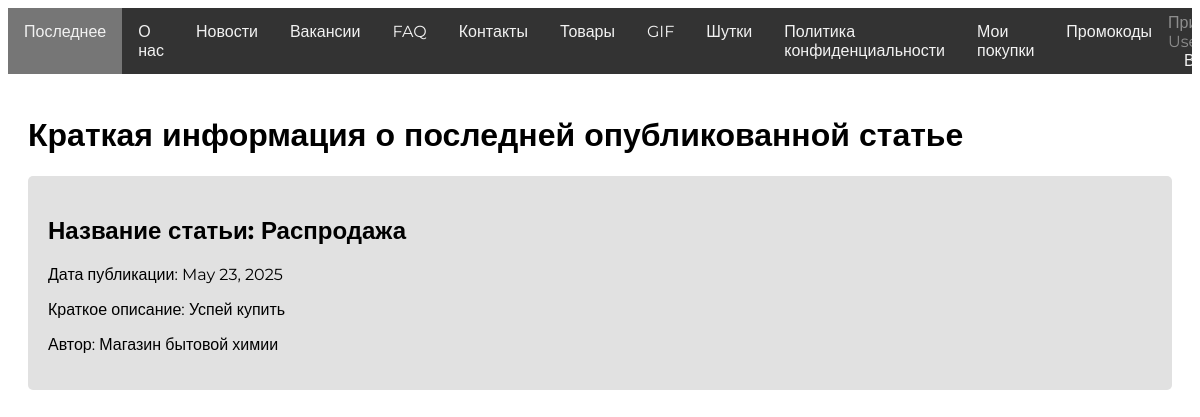
Screenshot of / (signed in) with the database file from the repository.
### OnlineShop/models.py (models this page shows, shortened)
class Article(models.Model):
    objects = models.Manager()
    title = models.CharField(max_length=200)
    publication_date = models.DateField()
    summary = models.TextField()
    content = models.TextField(default='')
    author = models.CharField(max_length=100)
    image = models.ImageField(upload_to='images/', default='images/default.jpg')

### OnlineShop/views.py (the view)
# urls.py: path('', views.latest_article, name='about_us'),
def latest_article(request):
    latest_article_obj = Article.objects.latest('publication_date')
    return render(request, 'latest_article.html', {'article': latest_article_obj, 'user': request.user})

### templates/latest_article.html (shortened to what this page needs)
<!DOCTYPE html>
{% load static %}
<html lang="ru">
<head>
    <link rel="stylesheet" href="{% static "css/styles.css" %}" />
</head>
<body>
<div class="navbar">
    <div class="left-items">
        <a href="#" id="latest" class="tab active">Последнее</a>
        <a href="#" id="about" class="tab">О нас</a>
        <a href="#" id="news" class="tab">Новости</a>
        <a href="{% url 'vacancy_list' %}" id="vacancies" class="tab">Вакансии</a>
        <a href="#" id="faq" class="tab">FAQ</a>
        <a href="#" id="contacts" class="tab">Контакты</a>
        <a href="#" id="products" class="tab">Товары</a>
        <a href="#" id="gif" class="tab">GIF</a>
        <a href="#" id="rand" class="tab">Шутки</a>
        <a href="{% url 'privacy_policy' %}" id="privacy-policy" class="tab">Политика конфиденциальности</a>
        {% if user.is_authenticated and not user.is_staff %}
            <a href="{% url 'my_purchases' %}" id="mypurchases" class="tab">Мои покупки</a>
        {% endif %}
        {% if user.is_authenticated %}
            <a href="{% url 'promo_list' %}" id="promocodes" class="tab">Промокоды</a>
        {% endif %}
    </div>
    {% if user.is_authenticated %}
    <div class="sp">
        <span>Привет, {{ user.username }}!</span>
        <a href="/logout">Выйти</a>
    </div>
    {% else %}
        <a href="/login">Войти</a>
    {% endif %}
</div>
<div class="container">
    <h1>Краткая информация о последней опубликованной статье</h1>
    <div class="article-summary">
        <h2>Название статьи: {{ article.title }}</h2>
        <p>Дата публикации: {{ article.publication_date }}</p>
        <p>Краткое описание: {{ article.summary }}</p>
        <p>Автор: {{ article.author }}</p>
    </div>
</div>
</body>
</html>

### static/css/styles.css (style rules this page uses)
* { font-family: Montserrat, sans-serif; }
.navbar { display: flex; justify-content: space-between; align-items: center; overflow: hidden; background-color: #333333; }
.navbar span { color: #8e8e8e }
.left-items { display: flex; }
.navbar a { color: #f2f2f2; text-decoration: none; padding: 14px 16px; }
.container { padding: 20px; }
.about-company, .article-summary { background-color: #e1e1e1; padding: 20px; margin-top: 5px; border-radius: 5px; }
.active { background-color: #767676; color: #f9f9f9; }

### rows the page displays
Article: title "Распродажа", publication_date "May 23, 2025", summary "Успей купить", author "Магазин бытовой химии"
